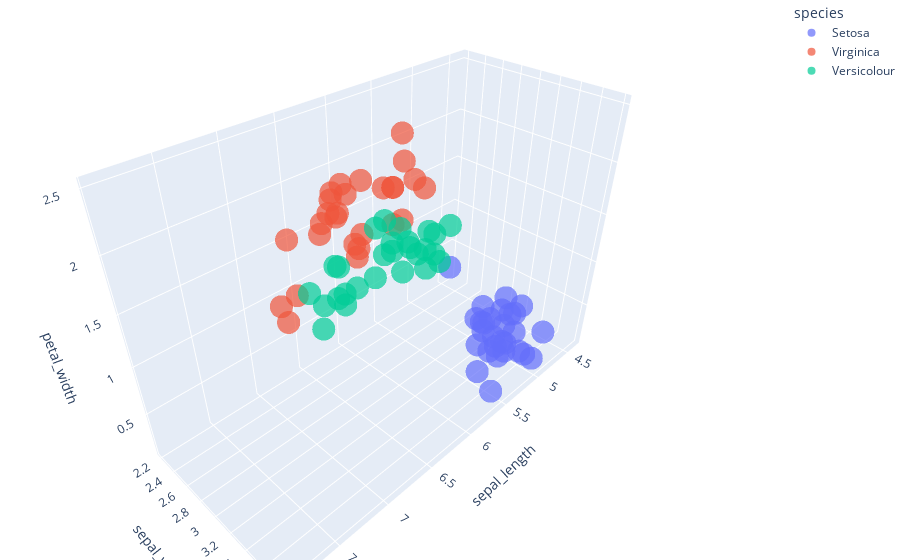

The cell this chart's notebook holds for it:
### Code cell
uniform_sampled_dataset = sample_data(dataset, 'uniform')

target_variable_distribution(uniform_sampled_dataset)
plot_dataset(uniform_sampled_dataset)

### Figure 1 — Plotly figure (JSON) as saved in the notebook; plotly's stock layout.template omitted (floating-point values rounded to 4 significant figures)
{"data": [{"hovertemplate": "species=Setosa<br>sepal_length=%{x}<br>sepal_width=%{y}<br>petal_width=%{z}<extra></extra>", "legendgroup": "Setosa", "marker": {"color": "#636efa", "opacity": 0.7, "symbol": "circle"}, "mode": "markers", "name": "Setosa", "scene": "scene", "showlegend": true, "type": "scatter3d", "x": [4.4, 4.9, 5, 4.4, 4.5, 4.6, 5.2, 4.8, 4.8, 5.1, 5.5, 5, 5.7, 5.1, 5, 4.6, 5, 5.2, 4.9, 5, 4.9, 4.8, 5.4, 4.6, 5.1, 4.8, 5.1, 4.9], "y": [3, 3.1, 3.4, 3.2, 2.3, 3.2, 3.5, 3, 3.1, 3.5, 3.5, 3.6, 3.8, 3.8, 3.4, 3.1, 3.3, 3.4, 3, 3.5, 3.6, 3, 3.4, 3.6, 3.5, 3.4, 3.4, 3.1], "z": [0.2, 0.1, 0.2, 0.2, 0.3, 0.2, 0.2, 0.1, 0.2, 0.2, 0.2, 0.2, 0.3, 0.3, 0.4, 0.2, 0.2, 0.2, 0.2, 0.6, 0.1, 0.3, 0.4, 0.2, 0.3, 0.2, 0.2, 0.2]}, {"hovertemplate": "species=Virginica<br>sepal_length=%{x}<br>sepal_width=%{y}<br>petal_width=%{z}<extra></extra>", "legendgroup": "Virginica", "marker": {"color": "#EF553B", "opacity": 0.7, "symbol": "circle"}, "mode": "markers", "name": "Virginica", "scene": "scene", "showlegend": true, "type": "scatter3d", "x": [7.2, 7.2, 7.7, 7.1, 6.4, 6.3, 6.9, 6, 6.7, 5.8, 6.4, 6, 6.8, 5.6, 6.5, 6.1, 6.3, 6.1, 6.4, 6.3, 6.9, 6.7, 6.7, 6.2, 5.8, 5.8, 7.9, 6.3, 6.7, 6.5], "y": [3.2, 3, 3.8, 3, 2.8, 2.8, 3.2, 3, 3.3, 2.8, 3.2, 2.2, 3, 2.8, 3, 3, 3.4, 2.6, 2.7, 3.3, 3.1, 3.1, 3, 3.4, 2.7, 2.7, 3.8, 2.5, 3.3, 3], "z": [1.8, 1.6, 2.2, 2.1, 2.1, 1.5, 2.3, 1.8, 2.1, 2.4, 2.3, 1.5, 2.1, "Virginica", 1.8, 1.8, 2.4, 1.4, 1.9, 2.5, 2.1, 2.4, 2.3, 2.3, 1.9, 1.9, "Virginica", 1.9, 2.5, "Virginica"]}, {"hovertemplate": "species=Versicolour<br>sepal_length=%{x}<br>sepal_width=%{y}<br>petal_width=%{z}<extra></extra>", "legendgroup": "Versicolour", "marker": {"color": "#00cc96", "opacity": 0.7, "symbol": "circle"}, "mode": "markers", "name": "Versicolour", "scene": "scene", "showlegend": true, "type": "scatter3d", "x": [5.8, 6.9, 5.4, 5.7, 6.5, 5.6, 6.7, 5.5, 5.5, 5.1, 5.5, 5.5, 5.9, 5.6, 6, 6.6, 5.6, 6.4, 5, 6, 6.7, 5.6, 6.3, 6.7, 7, 5.7, 5.5, 5, 6, 4.9, 6.8, 6.2], "y": [2.6, 3.1, 3, 3, 2.8, 3, 3.1, 2.5, 2.6, 2.5, 2.4, 2.4, 3, 3, 3.4, 2.9, 2.9, 2.9, "Virginica", 2.2, 3, 2.5, 3.3, 3.1, 3.2, 2.9, 2.3, 2.3, 2.7, 2.4, 2.8, 2.9], "z": [1.2, 1.5, 1.5, 1.2, 1.5, 1.5, 1.4, 1.3, 1.2, 1.1, 1.1, "Versicolour", 1.5, 1.3, 1.6, 1.3, 1.3, 1.3, "Versicolour", "Versicolour", 1.7, 1.1, 1.6, 1.5, 1.4, 1.3, 1.3, "Versicolour", 1.6, "Versicolour", 1.4, 1.3]}], "layout": {"legend": {"title": {"text": "species"}, "tracegroupgap": 0}, "margin": {"b": 0, "l": 0, "r": 0, "t": 0}, "scene": {"domain": {"x": [0, 1], "y": [0, 1]}, "xaxis": {"title": {"text": "sepal_length"}}, "yaxis": {"title": {"text": "sepal_width"}}, "zaxis": {"title": {"text": "petal_width"}}}}}
